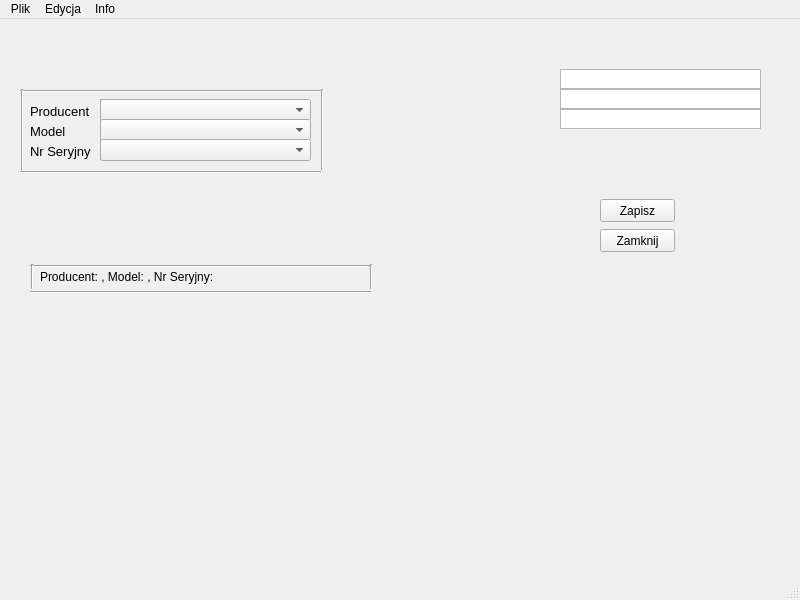
<?xml version="1.0" encoding="UTF-8"?>
<ui version="4.0">
 <class>Urzadzenia</class>
 <widget class="QMainWindow" name="Urzadzenia">
  <property name="geometry">
   <rect>
    <x>0</x>
    <y>0</y>
    <width>800</width>
    <height>600</height>
   </rect>
  </property>
  <property name="windowTitle">
   <string>Urządzenia</string>
  </property>
  <widget class="QWidget" name="centralwidget">
   <widget class="QLabel" name="label">
    <property name="geometry">
     <rect>
      <x>30</x>
      <y>80</y>
      <width>80</width>
      <height>25</height>
     </rect>
    </property>
    <property name="font">
     <font>
      <family>Arial</family>
      <pointsize>10</pointsize>
     </font>
    </property>
    <property name="text">
     <string>Producent</string>
    </property>
   </widget>
   <widget class="QLabel" name="label_2">
    <property name="geometry">
     <rect>
      <x>30</x>
      <y>100</y>
      <width>80</width>
      <height>25</height>
     </rect>
    </property>
    <property name="font">
     <font>
      <family>Arial</family>
      <pointsize>10</pointsize>
     </font>
    </property>
    <property name="text">
     <string>Model</string>
    </property>
   </widget>
   <widget class="QLabel" name="label_3">
    <property name="geometry">
     <rect>
      <x>30</x>
      <y>120</y>
      <width>80</width>
      <height>25</height>
     </rect>
    </property>
    <property name="font">
     <font>
      <family>Arial</family>
      <pointsize>10</pointsize>
     </font>
    </property>
    <property name="text">
     <string>Nr Seryjny</string>
    </property>
   </widget>
   <widget class="QPushButton" name="BtnUrzaZapisz">
    <property name="geometry">
     <rect>
      <x>600</x>
      <y>180</y>
      <width>75</width>
      <height>23</height>
     </rect>
    </property>
    <property name="text">
     <string>Zapisz</string>
    </property>
   </widget>
   <widget class="QPushButton" name="BtnUrzaZamknij">
    <property name="geometry">
     <rect>
      <x>600</x>
      <y>210</y>
      <width>75</width>
      <height>23</height>
     </rect>
    </property>
    <property name="text">
     <string>Zamknij</string>
    </property>
   </widget>
   <widget class="QLabel" name="label_4">
    <property name="geometry">
     <rect>
      <x>40</x>
      <y>250</y>
      <width>281</width>
      <height>16</height>
     </rect>
    </property>
    <property name="text">
     <string>Producent: , Model: , Nr Seryjny:</string>
    </property>
   </widget>
   <widget class="Line" name="line">
    <property name="geometry">
     <rect>
      <x>20</x>
      <y>145</y>
      <width>301</width>
      <height>16</height>
     </rect>
    </property>
    <property name="orientation">
     <enum>Qt::Horizontal</enum>
    </property>
   </widget>
   <widget class="Line" name="line_2">
    <property name="geometry">
     <rect>
      <x>20</x>
      <y>70</y>
      <width>301</width>
      <height>5</height>
     </rect>
    </property>
    <property name="orientation">
     <enum>Qt::Horizontal</enum>
    </property>
   </widget>
   <widget class="Line" name="line_3">
    <property name="geometry">
     <rect>
      <x>20</x>
      <y>70</y>
      <width>5</width>
      <height>81</height>
     </rect>
    </property>
    <property name="orientation">
     <enum>Qt::Vertical</enum>
    </property>
   </widget>
   <widget class="Line" name="line_4">
    <property name="geometry">
     <rect>
      <x>100</x>
      <y>80</y>
      <width>3</width>
      <height>61</height>
     </rect>
    </property>
    <property name="orientation">
     <enum>Qt::Vertical</enum>
    </property>
   </widget>
   <widget class="Line" name="line_5">
    <property name="geometry">
     <rect>
      <x>30</x>
      <y>265</y>
      <width>341</width>
      <height>16</height>
     </rect>
    </property>
    <property name="orientation">
     <enum>Qt::Horizontal</enum>
    </property>
   </widget>
   <widget class="Line" name="line_6">
    <property name="geometry">
     <rect>
      <x>30</x>
      <y>245</y>
      <width>341</width>
      <height>5</height>
     </rect>
    </property>
    <property name="orientation">
     <enum>Qt::Horizontal</enum>
    </property>
   </widget>
   <widget class="Line" name="line_7">
    <property name="geometry">
     <rect>
      <x>30</x>
      <y>245</y>
      <width>5</width>
      <height>25</height>
     </rect>
    </property>
    <property name="orientation">
     <enum>Qt::Vertical</enum>
    </property>
   </widget>
   <widget class="Line" name="line_8">
    <property name="geometry">
     <rect>
      <x>370</x>
      <y>245</y>
      <width>3</width>
      <height>25</height>
     </rect>
    </property>
    <property name="orientation">
     <enum>Qt::Vertical</enum>
    </property>
   </widget>
   <widget class="QListView" name="countriesList">
    <property name="geometry">
     <rect>
      <x>560</x>
      <y>50</y>
      <width>201</width>
      <height>20</height>
     </rect>
    </property>
   </widget>
   <widget class="QListView" name="listViewUrzaModel">
    <property name="geometry">
     <rect>
      <x>560</x>
      <y>70</y>
      <width>201</width>
      <height>20</height>
     </rect>
    </property>
   </widget>
   <widget class="QListView" name="listViewUrzaNrSeryjny">
    <property name="geometry">
     <rect>
      <x>560</x>
      <y>90</y>
      <width>201</width>
      <height>20</height>
     </rect>
    </property>
   </widget>
   <widget class="Line" name="line_9">
    <property name="geometry">
     <rect>
      <x>320</x>
      <y>70</y>
      <width>5</width>
      <height>81</height>
     </rect>
    </property>
    <property name="orientation">
     <enum>Qt::Vertical</enum>
    </property>
   </widget>
   <widget class="QComboBox" name="comboBox">
    <property name="geometry">
     <rect>
      <x>100</x>
      <y>80</y>
      <width>211</width>
      <height>22</height>
     </rect>
    </property>
   </widget>
   <widget class="QComboBox" name="comboBox_2">
    <property name="geometry">
     <rect>
      <x>100</x>
      <y>100</y>
      <width>211</width>
      <height>22</height>
     </rect>
    </property>
   </widget>
   <widget class="QComboBox" name="comboBox_3">
    <property name="geometry">
     <rect>
      <x>100</x>
      <y>120</y>
      <width>211</width>
      <height>22</height>
     </rect>
    </property>
   </widget>
  </widget>
  <widget class="QMenuBar" name="menubar">
   <property name="geometry">
    <rect>
     <x>0</x>
     <y>0</y>
     <width>800</width>
     <height>21</height>
    </rect>
   </property>
   <widget class="QMenu" name="menuPlik">
    <property name="title">
     <string>Plik</string>
    </property>
    <addaction name="separator"/>
    <addaction name="actionZapisz"/>
    <addaction name="separator"/>
    <addaction name="actionZamknij"/>
   </widget>
   <widget class="QMenu" name="menuEdycja">
    <property name="title">
     <string>Edycja</string>
    </property>
    <addaction name="actionDodaj_Producenta"/>
    <addaction name="actionDodaj_Model"/>
    <addaction name="actionDodaj_Numer_Seryjny"/>
   </widget>
   <widget class="QMenu" name="menuInfo">
    <property name="title">
     <string>Info</string>
    </property>
    <addaction name="actionInformacja"/>
   </widget>
   <addaction name="menuPlik"/>
   <addaction name="menuEdycja"/>
   <addaction name="menuInfo"/>
  </widget>
  <widget class="QStatusBar" name="statusbar"/>
  <action name="actionInformacja">
   <property name="text">
    <string>Informacja</string>
   </property>
  </action>
  <action name="actionZapisz">
   <property name="text">
    <string>Zapisz</string>
   </property>
  </action>
  <action name="actionZamknij">
   <property name="text">
    <string>Zamknij</string>
   </property>
  </action>
  <action name="actionDodaj_Model">
   <property name="text">
    <string>Dodaj Model</string>
   </property>
  </action>
  <action name="actionDodaj_Producenta">
   <property name="text">
    <string>Dodaj Producenta</string>
   </property>
  </action>
  <action name="actionDodaj_Numer_Seryjny">
   <property name="text">
    <string>Dodaj Numer Seryjny</string>
   </property>
  </action>
 </widget>
 <resources/>
 <connections/>
</ui>
